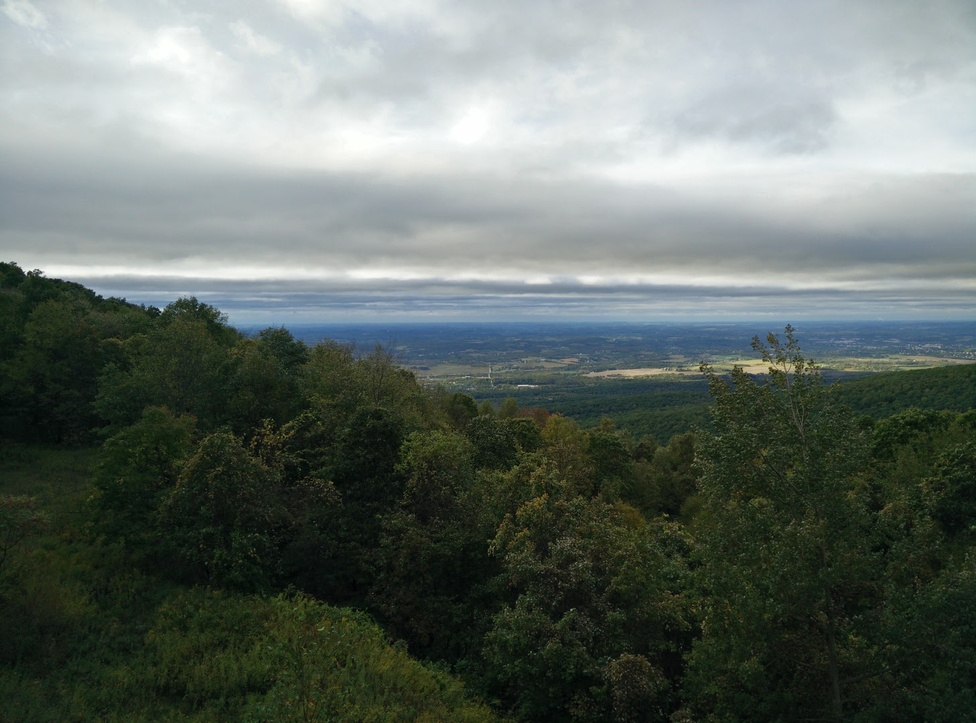
%> input picture assgn2_no_cv_package/data/pano_left.jpg, 976 x 723 px, shrunk from 1457 x 1080 before the run
$ octave --eval "result = computeHarris(rgb2gray(imread('../data/pano_left.jpg')));"   (GNU Octave 9; MATLAB toolbox functions it lacks are replaced by stand-ins)
%> lines starting %> are read from the running program, lines starting %| are printed output that depends on the picture
% compute harris corner score
function H = computeHarris(Im)
Im = double(Im);
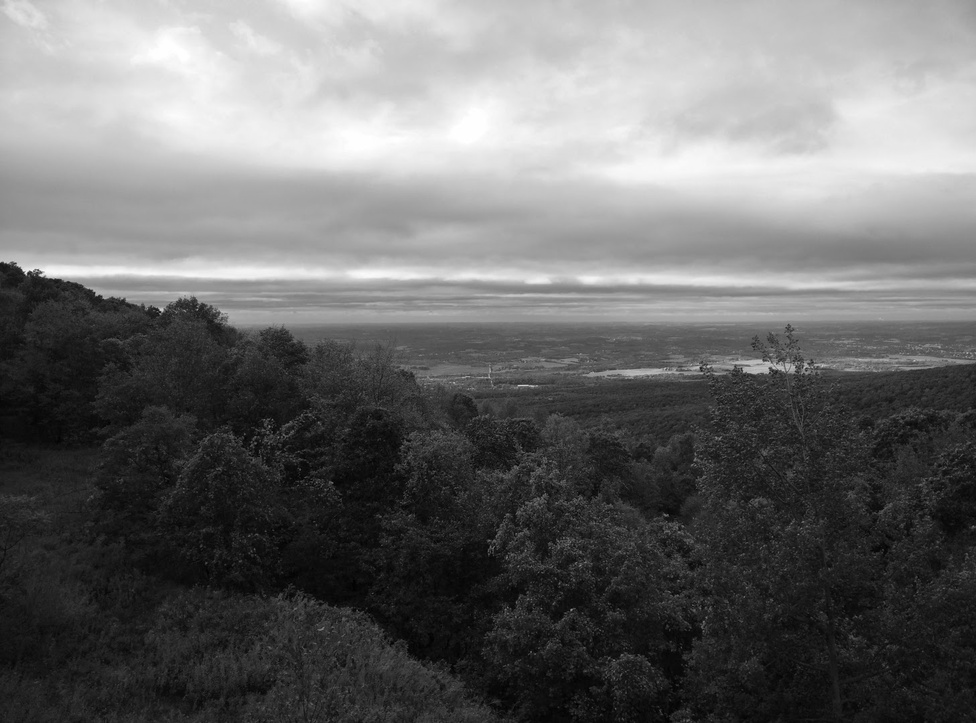
%> Im: size 723x976 double; min 1, max 255, mean 107.7
sigma=2; r = 6;

dy = fspecial('prewitt'); % The Mask
dx = dy';

% main
Ix = conv2(Im, dx, 'same');
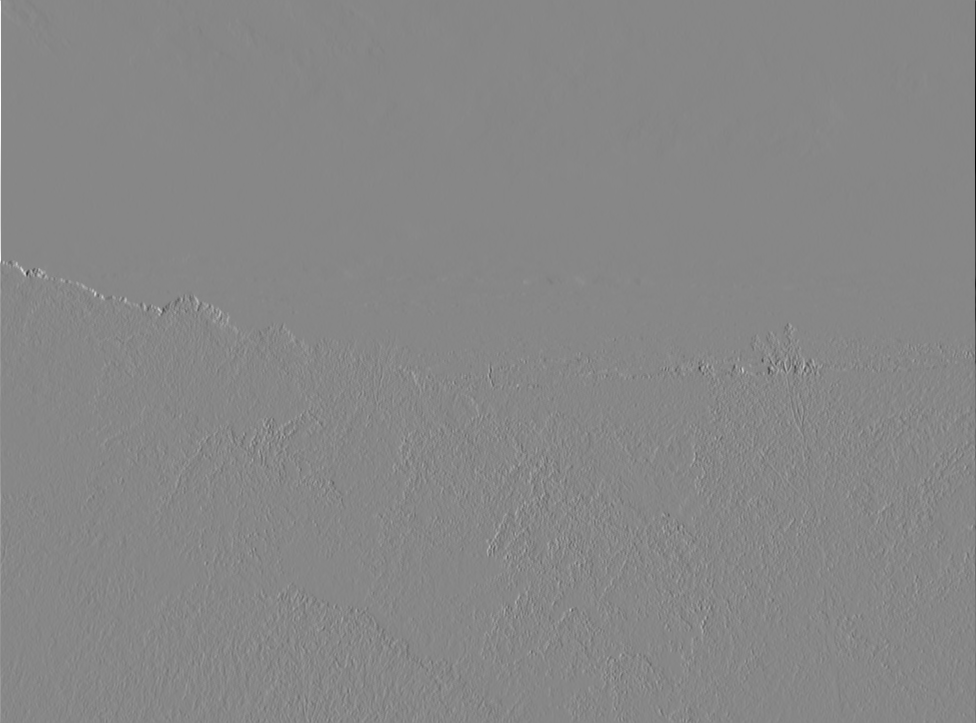
%> Ix: size 723x976 double; min -699, max 619, mean 0.1; drawn with min black and max white
Iy = conv2(Im, dy, 'same');
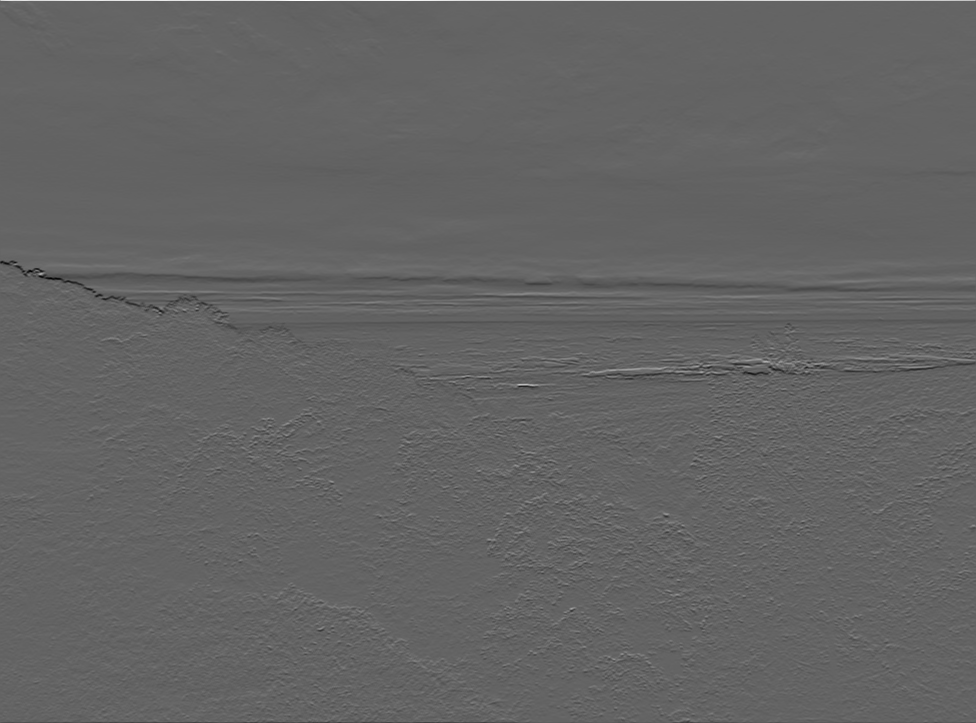
%> Iy: size 723x976 double; min -488, max 755, mean -0.7; drawn with min black and max white
gaussian = fspecial('gaussian',6, 2);

Ix2 = conv2(Ix.^2, gaussian, 'same');
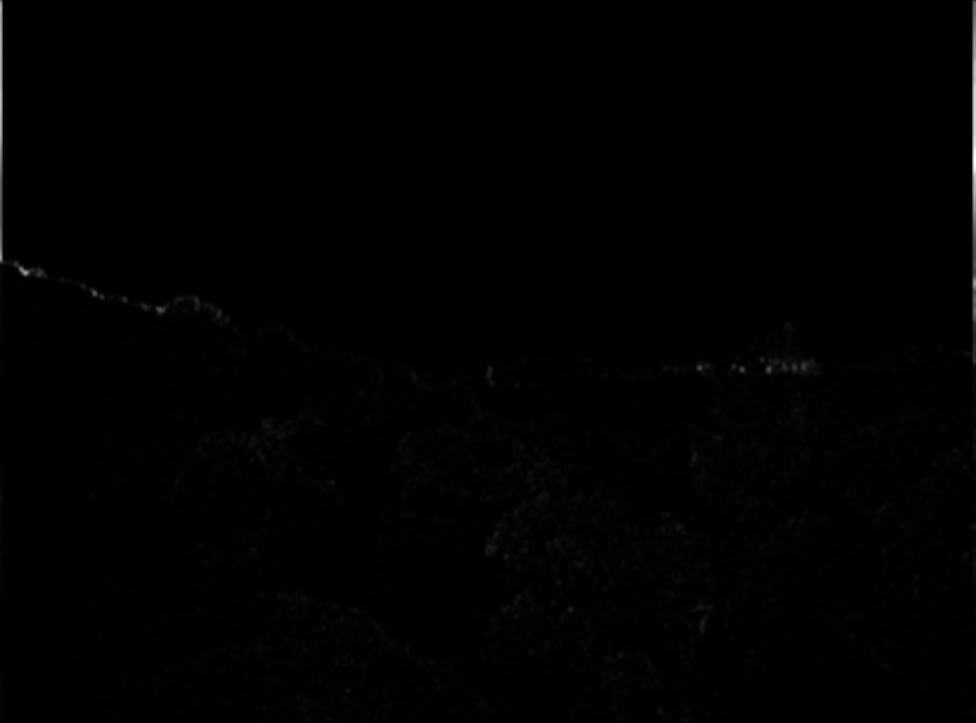
%> Ix2: size 723x976 double; min 0, max 108371.6, mean 535.3; drawn with min black and max white
Iy2 = conv2(Iy.^2, gaussian, 'same');
Ixy = conv2(Ix.*Iy, gaussian,'same');

k = 0.04;
Hp = (Ix2.*Iy2 - Ixy.^2) - k*(Ix2 + Iy2).^2;
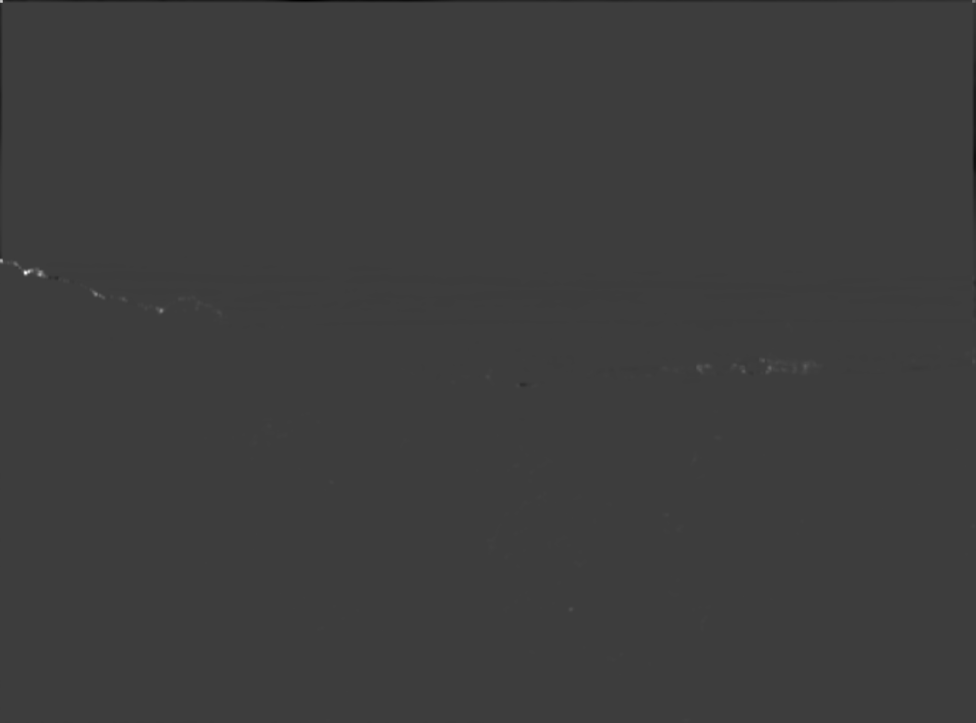
%> Hp: size 723x976 double; min -636299131.4, max 2.02e+09, mean -290762.7; drawn with min black and max white
H=Hp/max(abs(Hp(:)));
H(1:r,:) = 0;
%> H: size 723x976 double; min -0.232, max 1, mean 0.00019
H(:,1:r) = 0;
%> H: size 723x976 double; min -0.232, max 1, mean 0.000236
H(end-r+1:end,:) = 0;
%> H: size 723x976 double; min -0.232, max 1, mean 0.000233
H(:,end-r+1:end) = 0;
%> H: size 723x976 double; min -0.0867, max 1, mean 0.00035
end

$ run again, on assgn2_no_cv_package/data/pano_right.jpg
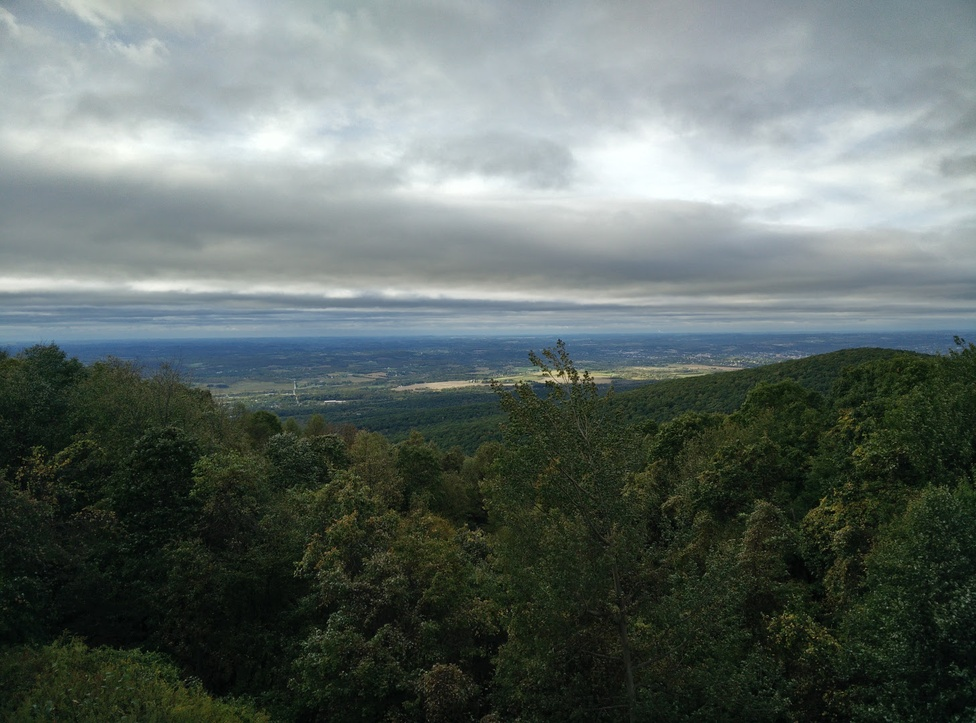
%> input picture assgn2_no_cv_package/data/pano_right.jpg, 976 x 723 px, shrunk from 1457 x 1080 before the run
%> in computeHarris, `Iy = conv2(Im, dy, 'same');`:
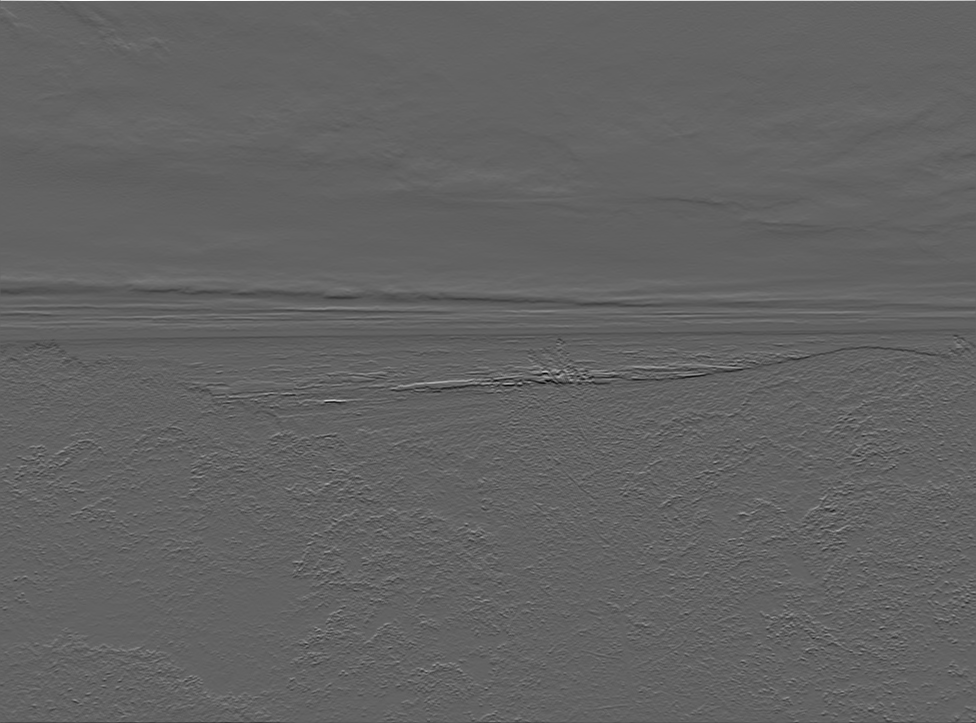
%> Iy: size 723x976 double; min -400, max 627, mean -0.6; drawn with min black and max white
%> in computeHarris, `Ix2 = conv2(Ix.^2, gaussian, 'same');`:
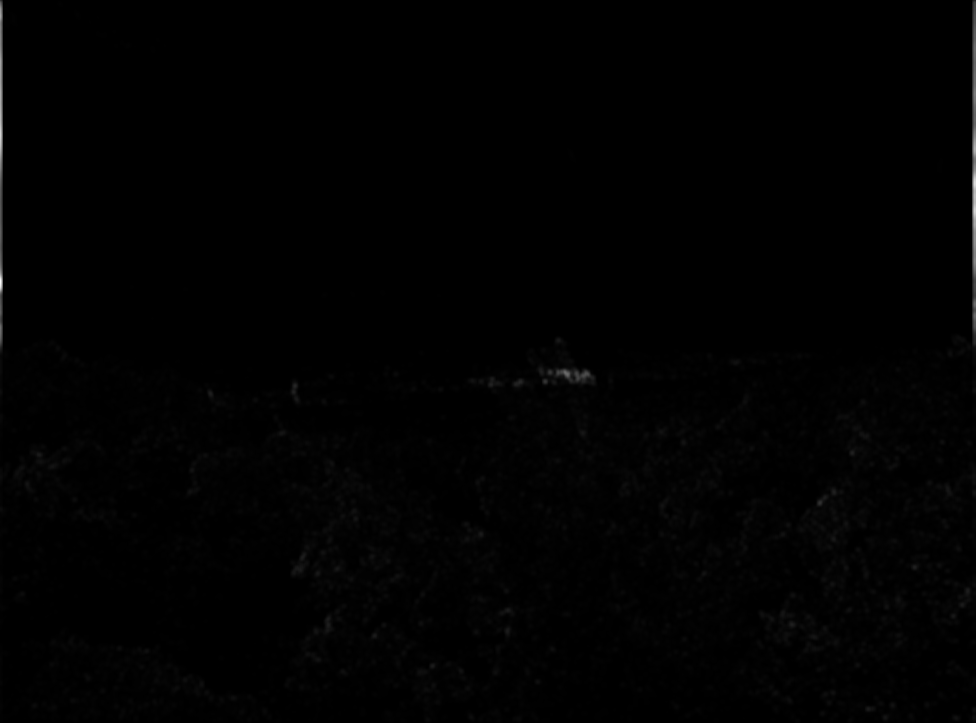
%> Ix2: size 723x976 double; min 0, max 102395.4, mean 638.3; drawn with min black and max white
